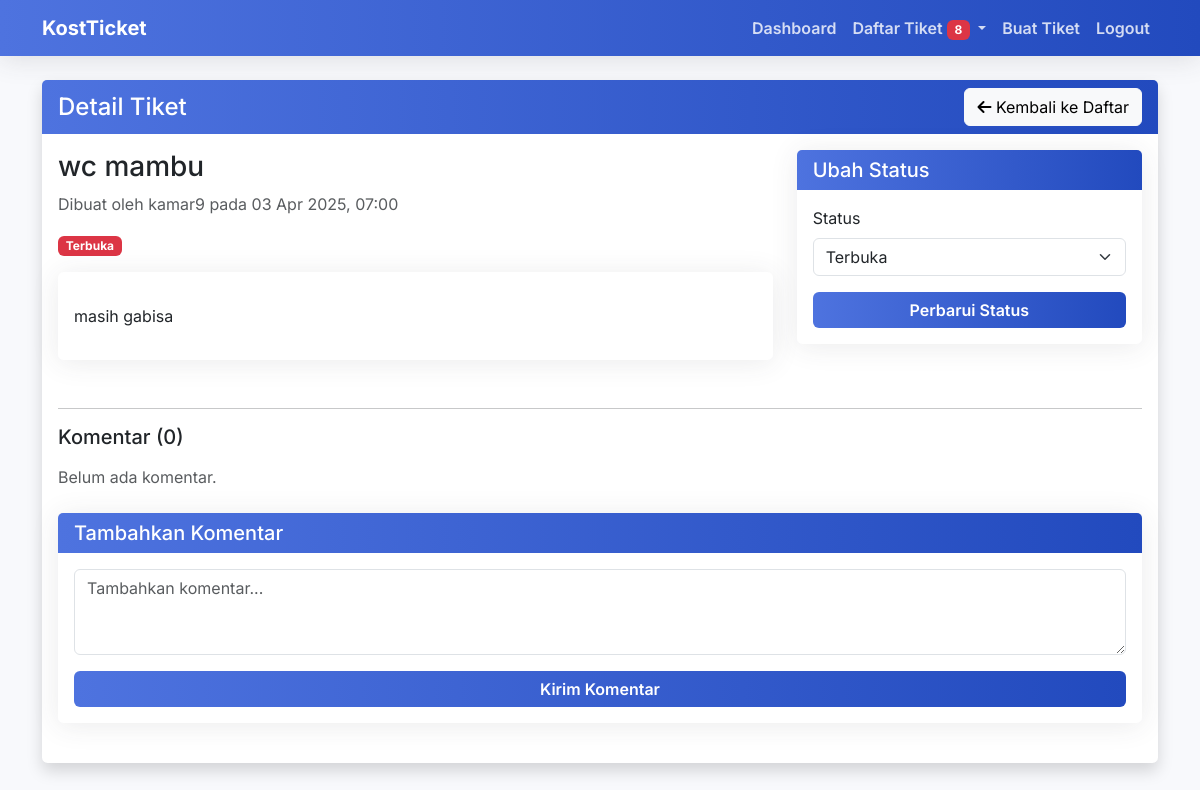
Screenshot of /tickets/12/ (signed in) with the database file from the repository.
### tickets/models.py (models this page shows, shortened)
class Ticket(models.Model):
    STATUS_CHOICES = (
        ('open', _('Terbuka')),
        ('in_progress', _('Sedang Diproses')),
        ('resolved', _('Selesai')),
    )
    title = models.CharField(_('Judul'), max_length=100)
    description = models.TextField(_('Deskripsi'))
    status = models.CharField(_('Status'), max_length=20, choices=STATUS_CHOICES, default='open')
    created_by = models.ForeignKey(
        settings.AUTH_USER_MODEL,
        on_delete=models.CASCADE,
        related_name='tickets',
        verbose_name=_('Dibuat oleh')
    )
    created_at = models.DateTimeField(_('Tanggal dibuat'), auto_now_add=True)
    updated_at = models.DateTimeField(_('Terakhir diperbarui'), auto_now=True)
    class Meta:
        ordering = ['-created_at']
        verbose_name = _('Tiket')
        verbose_name_plural = _('Tiket')

### accounts/models.py (models this page shows, shortened)
class User(AbstractUser):
    phone_number = models.CharField(max_length=15, blank=True, null=True)
    is_admin = models.BooleanField(default=False)

### tickets/views.py (the view)
# urls.py: path('<int:pk>/', views.ticket_detail, name='ticket_detail'),
@login_required
def ticket_detail(request, pk):
    ticket = get_object_or_404(Ticket, pk=pk)
    if not request.user.is_admin and not request.user.is_staff and ticket.created_by != request.user:
        messages.error(request, 'Anda tidak memiliki izin untuk melihat tiket ini.')
        return redirect('dashboard')
    if request.method == 'POST':
        if ticket.status == 'resolved':
            messages.error(request, 'Tidak dapat menambahkan komentar pada tiket yang sudah selesai.')
            return redirect('ticket_detail', pk=ticket.id)
        comment_form = TicketCommentForm(request.POST)
        if comment_form.is_valid():
            comment = comment_form.save(commit=False)
            comment.ticket = ticket
            comment.author = request.user
            comment.save()
            from .task_manager import TaskManager
            if request.user.is_admin or request.user.is_staff:
                if ticket.created_by != request.user:
                    TaskManager.create_task(
                        'send_notification',
                        {
                            'user_id': ticket.created_by.id,
                            'ticket_id': ticket.id,
                            'message': f'Komentar baru pada tiket: {ticket.title}'
                        }
                    )
                    channel_layer = get_channel_layer()
                    async_to_sync(channel_layer.group_send)(
                        f'user_{ticket.created_by.id}',
                        {
                            'type': 'notification_message',
                            'message': f'Komentar baru pada tiket: {ticket.title}',
                            'ticket_id': ticket.id,
                        }
                    )
                    TaskManager.create_task(
                        'send_email',
                        {
                            'recipient': ticket.created_by.email if hasattr(ticket.created_by, 'email') else None,
                            'subject': f'Komentar Baru pada Tiket: {ticket.title}',
                            'template': 'emails/new_comment.html',
                            'context': {
                                'ticket': {
                                    'id': ticket.id,
                                    'title': ticket.title
                                },
                                'comment': {
                                    'content': comment.content,
                                    'author': request.user.username
                                }
                            }
                        }
                    )
            else:
                for admin in get_admin_users():
                    TaskManager.create_task(
                        'send_notification',
                        {
                            'user_id': admin.id,
                            'ticket_id': ticket.id,
                            'message': f'Komentar baru pada tiket: {ticket.title}'
                        }
                    )
                channel_layer = get_channel_layer()
                async_to_sync(channel_layer.group_send)(
                    'admin_notifications',
                    {
                        'type': 'notification_message',
                        'message': f'Komentar baru pada tiket: {ticket.title}',
                        'ticket_id': ticket.id,
                    }
                )
            messages.success(request, 'Komentar berhasil ditambahkan.')
            return redirect('ticket_detail', pk=ticket.id)
    else:
        comment_form = TicketCommentForm() if ticket.status != 'resolved' else None
    status_form = None
    if request.user.is_admin or request.user.is_staff:
        status_form = TicketStatusForm(instance=ticket)
    comments = ticket.comments.all()
    Notification.objects.filter(user=request.user, ticket=ticket, is_read=False).update(is_read=True)
    context = {
        'ticket': ticket,
        'comments': comments,
        'comment_form': comment_form,
        'status_form': status_form,
    }
    return render(request, 'tickets/ticket_detail.html', context)

### tickets/forms.py
class TicketCommentForm(forms.ModelForm):
    class Meta:
        model = TicketComment
        fields = ['content']
        widgets = {
            'content': forms.Textarea(attrs={'class': 'form-control', 'rows': 3, 'placeholder': 'Tambahkan komentar...'}),
        }
        labels = {
            'content': '',
        }

class TicketStatusForm(forms.ModelForm):
    class Meta:
        model = Ticket
        fields = ['status']
        widgets = {
            'status': forms.Select(attrs={'class': 'form-select'}),
        }

### tickets/context_processors.py (called while the page is built)
def notifications_processor(request):
    context = {
        'unread_notifications_count': 0
    }
    if request.user.is_authenticated:
        if hasattr(request.user, 'is_admin') and (request.user.is_admin or request.user.is_staff):
            context['unread_notifications_count'] = Notification.objects.filter(
                user=request.user,
                is_read=False
            ).count()
    return context

### templates/tickets/ticket_detail.html (shortened to what this page needs)
{% extends 'base/base.html' %}
{% block content %}
<div class="row">
    <div class="col-md-12 mb-4">
        <div class="card shadow">
            <div class="card-header bg-primary text-white d-flex justify-content-between align-items-center">
                <h4 class="mb-0">Detail Tiket</h4>
                <a href="{% url 'ticket_list' %}" class="btn btn-light">
                    <i class="fas fa-arrow-left"></i> Kembali ke Daftar
                </a>
            </div>
            <div class="card-body">
                <div class="row mb-4">
                    <div class="col-md-8">
                        <h3>{{ ticket.title }}</h3>
                        <p class="text-muted">
                            Dibuat oleh {{ ticket.created_by.get_full_name|default:ticket.created_by.username }}
                            pada {{ ticket.created_at|date:"d M Y, H:i" }}
                        </p>
                        <div class="mb-3">
                            {% if ticket.status == 'open' %}
                                <span class="badge bg-danger">Terbuka</span>
                            {% elif ticket.status == 'in_progress' %}
                                <span class="badge bg-warning">Sedang Diproses</span>
                            {% elif ticket.status == 'resolved' %}
                                <span class="badge bg-success">Selesai</span>
                            {% endif %}
                        </div>
                        <div class="card">
                            <div class="card-body">
                                <p>{{ ticket.description|linebreaks }}</p>
                            </div>
                        </div>
                    </div>
                    {% if user.is_admin or user.is_staff %}
                    <div class="col-md-4">
                        <div class="card">
                            <div class="card-header bg-secondary text-white">
                                <h5 class="mb-0">Ubah Status</h5>
                            </div>
                            <div class="card-body">
                                <form method="post" action="{% url 'ticket_update_status' ticket.id %}">
                                    <div class="mb-3">
                                        <label for="{{ status_form.status.id_for_label }}" class="form-label">Status</label>
                                        {{ status_form.status }}
                                    </div>
                                    <div class="d-grid">
                                        <button type="submit" class="btn btn-primary">Perbarui Status</button>
                                    </div>
                                </form>
                            </div>
                        </div>
                    </div>
                    {% endif %}
                </div>
                <hr>
                <h5 class="mb-3">Komentar ({{ comments.count }})</h5>
                {% if comments %}
                    <div class="comments-section mb-4">
                        {% for comment in comments %}
                            <div class="card mb-3">
                                <div class="card-header {% if comment.author.is_admin or comment.author.is_staff %}bg-info{% else %}bg-light{% endif %}">
                                    <div class="d-flex justify-content-between align-items-center">
                                        <div>
                                            <strong>{{ comment.author.get_full_name|default:comment.author.username }}</strong>
                                            {% if comment.author.is_admin or comment.author.is_staff %}
                                                <span class="badge bg-primary ms-2">Admin</span>
                                            {% endif %}
                                        </div>
                                        <small>{{ comment.created_at|date:"d M Y, H:i" }}</small>
                                    </div>
                                </div>
                                <div class="card-body">
                                    <p class="mb-0">{{ comment.content|linebreaks }}</p>
                                </div>
                            </div>
                        {% endfor %}
                    </div>
                {% else %}
                    <p class="text-muted mb-4">Belum ada komentar.</p>
                {% endif %}
                {% if comment_form %}
                    <div class="card">
                        <div class="card-header bg-light">
                            <h5 class="mb-0">Tambahkan Komentar</h5>
                        </div>
                        <div class="card-body">
                            <form method="post">
                                <div class="mb-3">
                                    {{ comment_form.content }}
                                </div>
                                <div class="d-grid">
                                    <button type="submit" class="btn btn-primary">Kirim Komentar</button>
                                </div>
                            </form>
                        </div>
                    </div>
                {% else %}
                    <div class="alert alert-info">
                        <i class="fas fa-info-circle"></i> Tiket ini sudah selesai. Tidak dapat menambahkan komentar baru.
                    </div>
                {% endif %}
            </div>
        </div>
    </div>
</div>
<div id="notification-container" class="position-fixed bottom-0 end-0 p-3" style="z-index: 5"></div>
{% endblock %}

### static/css/style.css (style rules this page uses)
:root { --primary-color: #4e73df; --secondary-color: #6c757d; --success-color: #1cc88a; --info-color: #36b9cc; --warning-color: #f6c23e; --danger-color: #e74a3b; --light-color: #f8f9fc; --dark-color: #5a5c69; }
body { font-family: 'Inter', -apple-system, BlinkMacSystemFont, "Segoe UI", Roboto, "Helvetica Neue", Arial, sans-serif; background-color: #f8f9fc; color: #333; }
.card { border: none; border-radius: 0.35rem; box-shadow: 0 0.15rem 1.75rem 0 rgba(58, 59, 69, 0.1); transition: all 0.3s ease; margin-bottom: 1.5rem; }
.card-header { background: linear-gradient(to right, #4e73df, #224abe); color: white; border-bottom: none; font-weight: 600; }
.btn-primary { background: linear-gradient(to right, #4e73df, #224abe); border: none; font-weight: 600; }

### rows the page displays
Ticket: title "wc mambu", created_by.get_full_name "kamar9", created_at "03 Apr 2025, 07:00", description "masih gabisa", status "Terbuka", count "0"

### other values shown
{{ unread_notifications_count }} "8"
